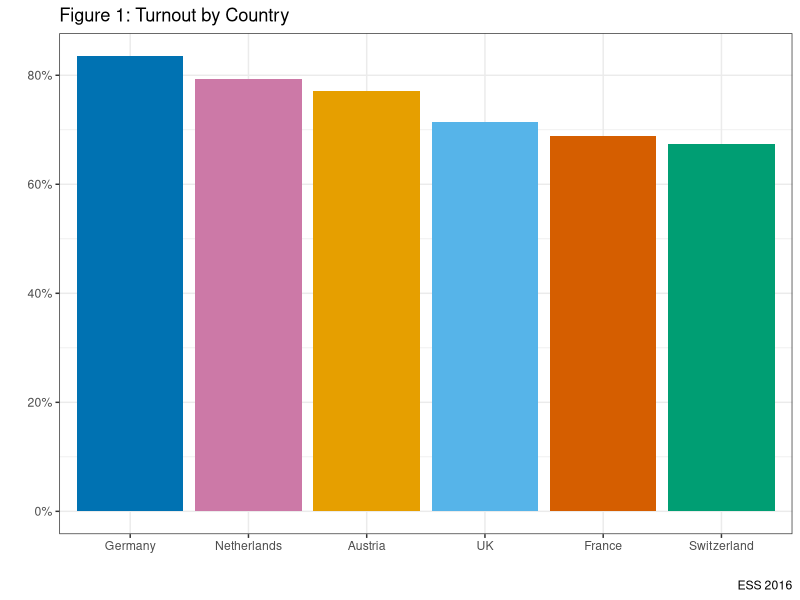
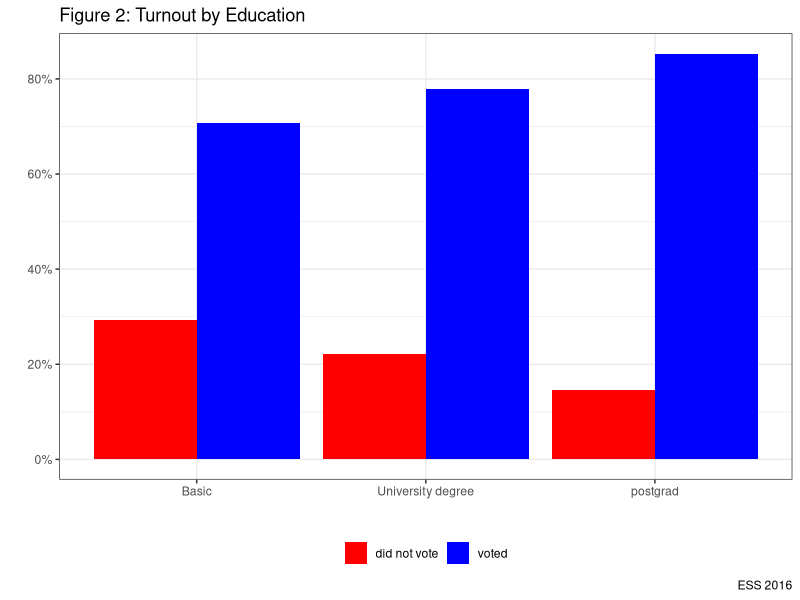
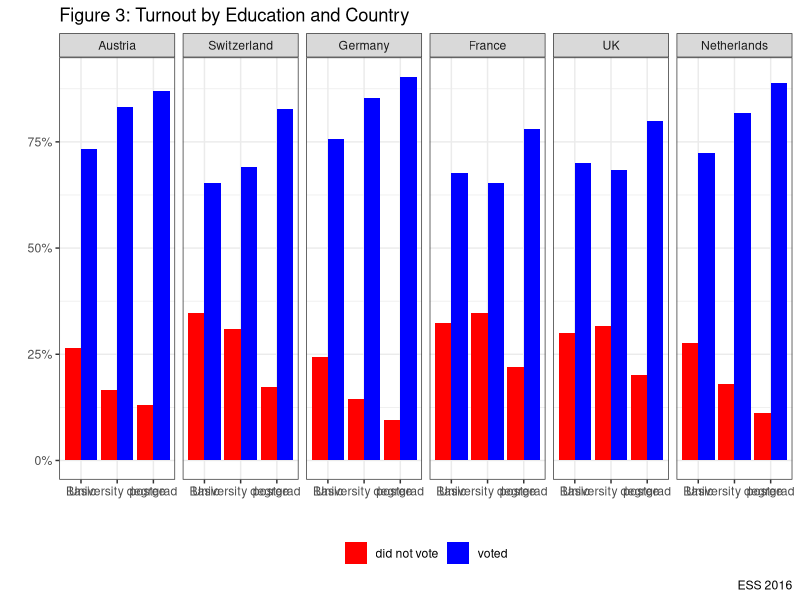
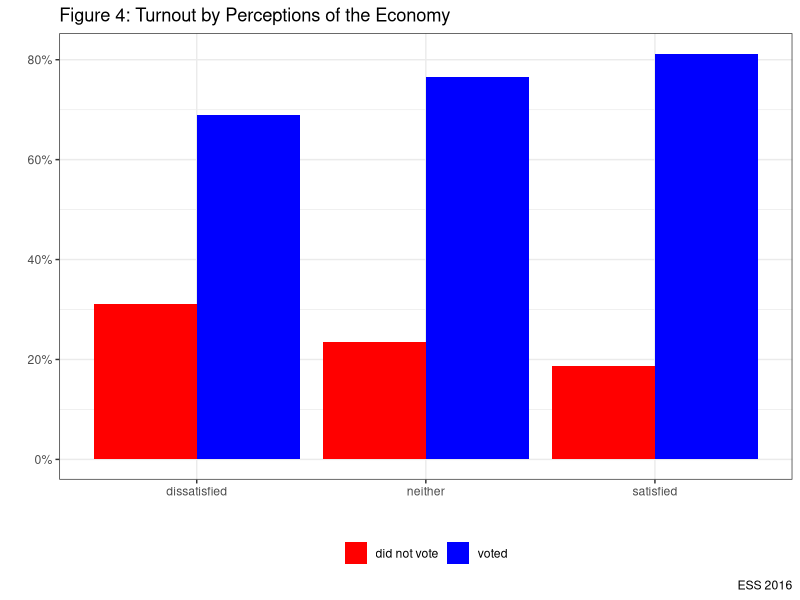
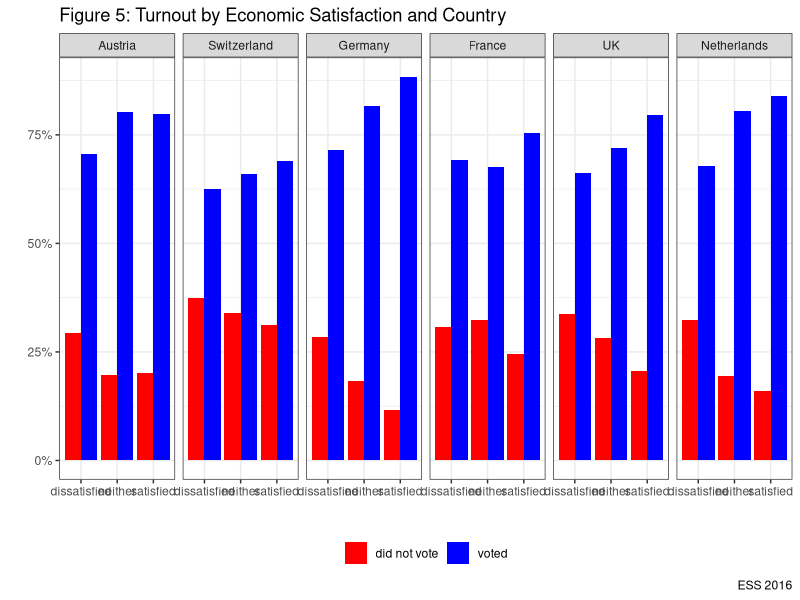
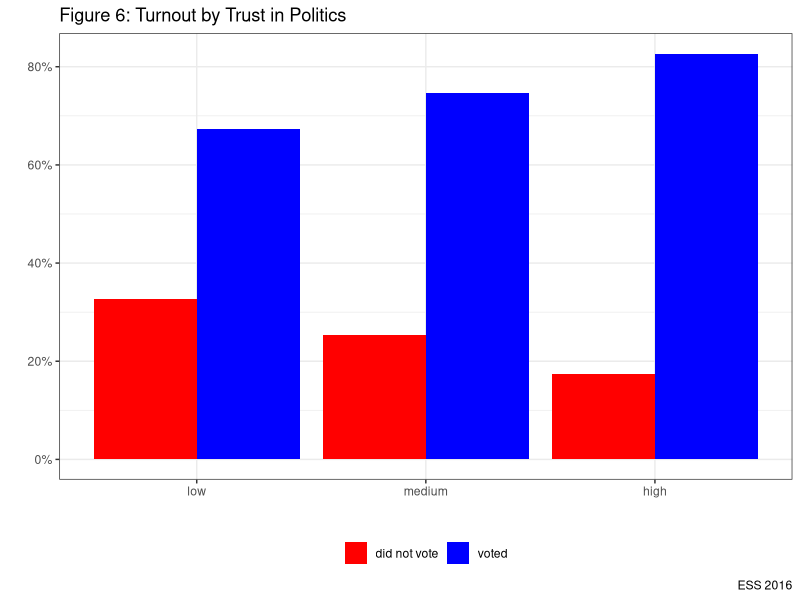
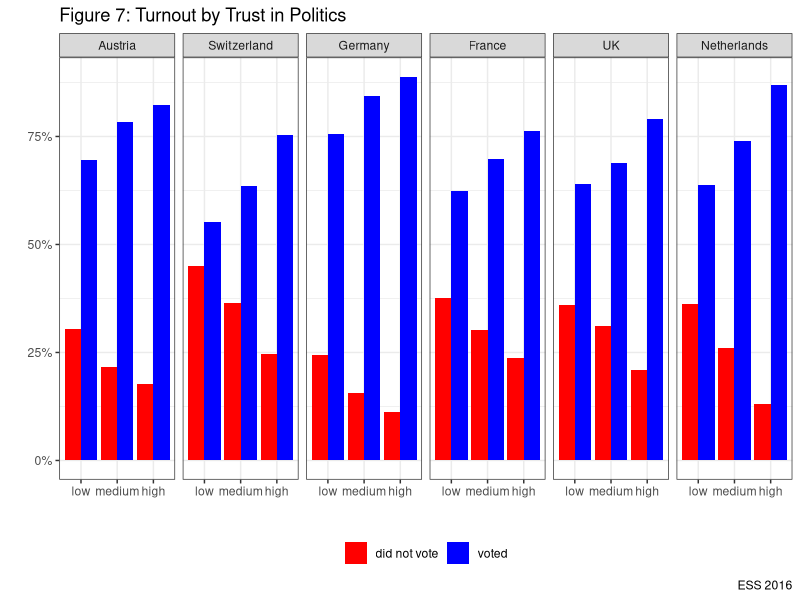

These figures' R source, in order:
ESS <- foreign::read.dta("data/ESS.dta", convert.factors=TRUE)
attach(ESS)
library(tidyverse)
options(warn = -1)

# Exercise 1: Let's look at voting#
#Let's ask a simple question: do people vote?

ESS %>% filter(!is.na(vote1)) %>% count(vote1) %>%
  mutate("%" = round(n/sum(n) * 100, digits=1)) %>%
  knitr::kable("pandoc", caption = "Electoral Turnout in European Democracies",
  col.names = c('voted', 'N', '%'), align="lccc")

#How does this vary by country?#

ESS %>% group_by(cntry) %>% filter(!is.na(vote1)) %>%
  count(vote1) %>% mutate("%" = round(n/sum(n) * 100, digits=1)) %>%
  knitr::kable("pandoc", caption = "Electoral Turnout in European Democracies",
  col.names = c('Country', 'Voted', 'N', '%'), align="cccc")

#We can present this graphically to make it clearer#
ESS %>% group_by(cntry) %>% filter(!is.na(vote1)) %>%
  count(vote1) %>% mutate(prop=prop.table(n*100)) %>%
  filter(!vote1=="did not vote") %>%
  ggplot(aes(x=reorder(cntry, -prop), y=prop, fill=cntry)) +
  geom_bar(stat="identity")+
  scale_fill_manual(values=c("#E69F00", "#009E73", "#0072B2", "#D55E00", "#56B4E9", "#CC79A7"))+
  labs(x="", y="", title="Figure 1: Turnout by Country", caption="ESS 2016")+
  scale_y_continuous(labels=scales::percent)+
  theme_bw()+
  guides(fill=FALSE)

#Exercise 2: Let's test our theories#
#Q1: Do Socio-Economic Resources Matter#
#What about Education?#

ESS%>% group_by(educat) %>% filter(!is.na(vote1), !is.na(educat)) %>%
  count(vote1) %>% mutate("%" =n/sum(n)*100) %>%
  knitr::kable("pandoc", caption = "Education and Electoral Turnout",
  col.names = c('Education', 'Voted', 'N', '%'), align="ccccc", digits=1)

#We can graph the relationship

ESS%>% group_by(educat) %>% filter(!is.na(vote1), !is.na(educat)) %>%
  count(vote1) %>% mutate(prop=prop.table(n*100)) %>% mutate("%" =prop*100) %>%
  ggplot(aes(x=educat, y=prop, fill=vote1))+
  labs(x="", y="", title="Figure 2: Turnout by Education", caption="ESS 2016")+
  scale_fill_manual(values=c("#FF0000", "#0000FF"))+
  geom_bar(stat="identity", position="dodge")+
  scale_y_continuous(labels=scales::percent)+
  theme_bw()+
  theme(legend.title = element_blank())+
  theme(legend.position = "bottom")


#Turnout by Education and Country#

ESS%>% group_by(educat, cntry) %>% filter(!is.na(vote1), !is.na(educat)) %>%
  count(vote1) %>% mutate(prop=prop.table(n*100)) %>% mutate("%" =prop*100) %>%
  ggplot(aes(x=educat, y=prop, fill=vote1))+
  labs(x="", y="", title="Figure 3: Turnout by Education and Country", caption="ESS 2016")+
  geom_bar(stat="identity", position="dodge")+
  scale_fill_manual(values=c("#FF0000", "#0000FF"))+
  facet_grid(~cntry)+
  scale_y_continuous(labels=scales::percent)+
  theme_bw()+
  theme(legend.title = element_blank())+
  theme(legend.position = "bottom")

#Q2: Does Rationality Influence Turnout?

ESS %>% group_by(econsat) %>% filter(!is.na(vote1), !is.na(econsat)) %>%
  count(vote1) %>% mutate(prop= n /sum(n)*100) %>%
  knitr::kable("pandoc", caption = "Perceptions of the Economy and Electoral Turnout",
  col.names=c('Economic Perceptions', 'Voted', 'N', '%'), align="ccccc", digits=1)

#We can graph this relationship

ESS%>% group_by(econsat) %>% filter(!is.na(vote1), !is.na(econsat)) %>%
  count(vote1) %>% mutate(prop=prop.table(n*100)) %>% mutate("%" =prop*100) %>%
  ggplot(aes(x=econsat, y=prop, fill=vote1))+
  labs(x="", y="", title="Figure 4: Turnout by Perceptions of the Economy", caption="ESS 2016")+
  geom_bar(stat="identity", position="dodge")+
  scale_fill_manual(values=c("#FF0000", "#0000FF"))+
  scale_y_continuous(labels=scales::percent)+
  theme_bw()+
  theme(legend.title = element_blank())+
  theme(legend.position = "bottom")+
  scale_x_discrete(labels=c("dissatisfied" = "dissatisfied", "neither dissatisfied nor satisfied" = "neither", "satisfied" = "satisfied"))


#Does it differ between the countries?

ESS%>% group_by(econsat, cntry) %>% filter(!is.na(vote1), !is.na(econsat)) %>%
  count(vote1) %>% mutate(prop=prop.table(n*100)) %>% mutate("%" =prop*100) %>%
  ggplot(aes(x=econsat, y=prop, fill=vote1))+
  labs(x="", y="", title="Figure 5: Turnout by Economic Satisfaction and Country", caption="ESS 2016")+
  geom_bar(stat="identity", position="dodge")+
  scale_fill_manual(values=c("#FF0000", "#0000FF"))+
  facet_grid(~cntry)+
  scale_y_continuous(labels=scales::percent)+
  theme_bw()+
  theme(legend.title = element_blank())+
  theme(legend.position = "bottom")+
  scale_x_discrete(labels=c("dissatisfied" = "dissatisfied", "neither dissatisfied nor satisfied" = "neither", "satisfied" = "satisfied"))


#Q3 Does culture Matter?

ESS %>% group_by(ptrust) %>% filter(!is.na(vote1), !is.na(ptrust)) %>%
  count(vote1) %>% mutate(prop= n / sum(n)*100) %>%
  knitr::kable("pandoc", caption = "Trust in Politics and Electoral Turnout",
  col.names=c('Trust', 'Voted', 'N', '%'), align="ccccc", digits=1)

ESS%>% group_by(ptrust) %>% filter(!is.na(vote1), !is.na(ptrust)) %>%
  count(vote1) %>% mutate(prop=prop.table(n*100)) %>%
  ggplot(aes(x=ptrust, y=prop, fill=vote1))+
  labs(x="", y="", title="Figure 6: Turnout by Trust in Politics", caption="ESS 2016")+
  geom_bar(stat="identity", position="dodge")+
  scale_fill_manual(values=c("#FF0000", "#0000FF"))+
  scale_y_continuous(labels=scales::percent)+
  theme_bw()+
  theme(legend.title = element_blank())+
  theme(legend.position = "bottom")+
  scale_x_discrete(labels=c("low" = "low", "medium" = "medium", "high" = "high"))

ESS%>% group_by(ptrust, cntry) %>% filter(!is.na(vote1), !is.na(ptrust)) %>%
  count(vote1) %>% mutate(prop=prop.table(n*100)) %>%
  ggplot(aes(x=ptrust, y=prop, fill=vote1))+
  labs(x="", y="", title="Figure 7: Turnout by Trust in Politics", caption="ESS 2016")+
  geom_bar(stat="identity", position="dodge")+
  scale_fill_manual(values=c("#FF0000", "#0000FF"))+
  facet_grid(~cntry)+
  scale_y_continuous(labels=scales::percent)+
  theme_bw()+
  theme(legend.title = element_blank())+
  theme(legend.position = "bottom")+
  scale_x_discrete(labels=c("low" = "low", "medium" = "medium", "high" = "high"))

# Two questions to conclude with:

      #So, thinking over the theories we've look at: which ones work?

      #Do all work equally well in all countries?
